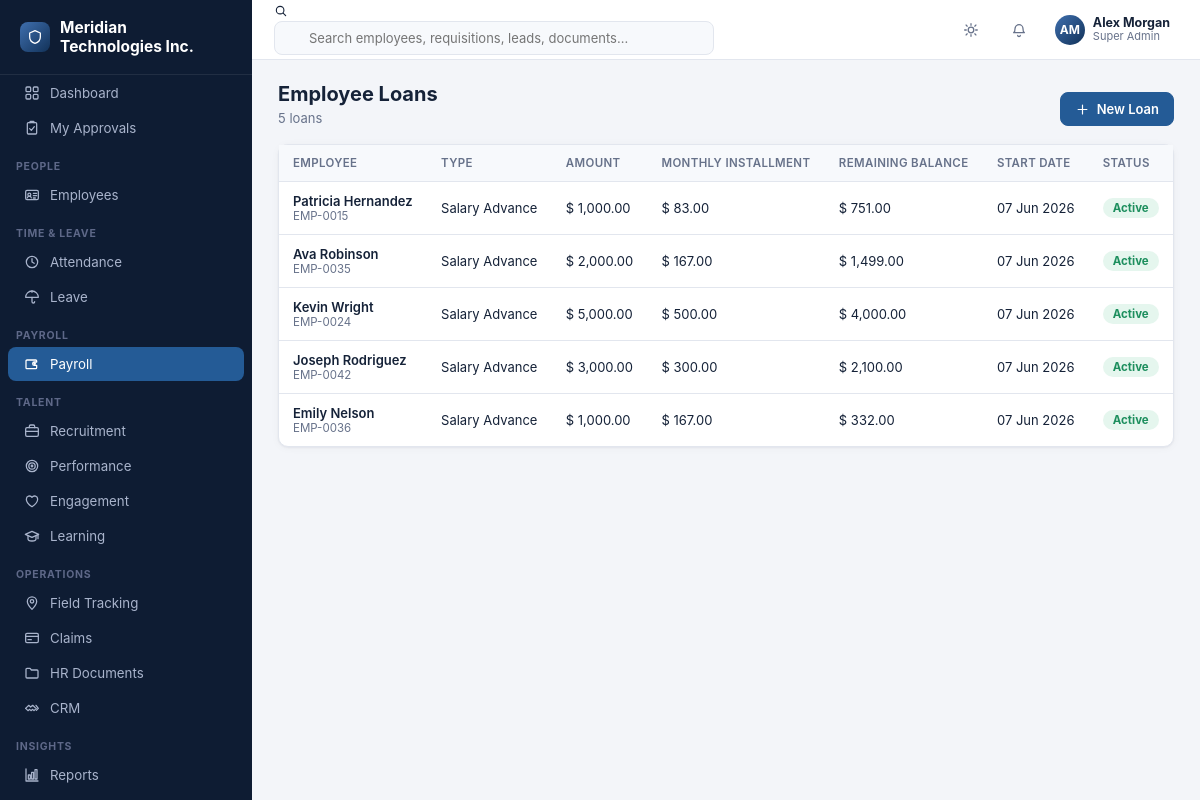
The app's page /payroll/loans (signed in) with its own data.
### tables this page shows
CREATE TABLE company_settings (
    id INTEGER PRIMARY KEY CHECK (id = 1),
    company_name TEXT NOT NULL DEFAULT 'Your Company',
    logo_path TEXT,
    address TEXT,
    city TEXT,
    state TEXT,
    country TEXT,
    pincode TEXT,
    phone TEXT,
    email TEXT,
    website TEXT,
    gstin TEXT,
    pan TEXT,
    currency_symbol TEXT NOT NULL DEFAULT '$',
    fiscal_year_start_month INTEGER NOT NULL DEFAULT 4,
    updated_at TEXT NOT NULL DEFAULT (datetime('now'))
);

CREATE TABLE users (
    id INTEGER PRIMARY KEY AUTOINCREMENT,
    username TEXT NOT NULL UNIQUE,
    password_hash TEXT NOT NULL,
    full_name TEXT NOT NULL,
    email TEXT,
    phone TEXT,
    role_id INTEGER NOT NULL REFERENCES roles(id),
    employee_id INTEGER REFERENCES employees(id),
    is_active INTEGER NOT NULL DEFAULT 1,
    last_login_at TEXT,
    created_at TEXT NOT NULL DEFAULT (datetime('now'))
);

CREATE TABLE roles (
    id INTEGER PRIMARY KEY AUTOINCREMENT,
    name TEXT NOT NULL UNIQUE,
    description TEXT,
    is_system INTEGER NOT NULL DEFAULT 0,
    created_at TEXT NOT NULL DEFAULT (datetime('now'))
);

CREATE TABLE loans (
    id INTEGER PRIMARY KEY AUTOINCREMENT,
    employee_id INTEGER NOT NULL REFERENCES employees(id) ON DELETE CASCADE,
    loan_type TEXT NOT NULL,
    amount REAL NOT NULL,
    monthly_installment REAL NOT NULL,
    start_date TEXT NOT NULL,
    remaining_balance REAL NOT NULL,
    status TEXT NOT NULL DEFAULT 'Active'
);

CREATE TABLE employees (
    id INTEGER PRIMARY KEY AUTOINCREMENT,
    employee_code TEXT NOT NULL UNIQUE,
    photo_path TEXT,
    first_name TEXT NOT NULL,
    last_name TEXT NOT NULL,
    gender TEXT,
    dob TEXT,
    marital_status TEXT,
    blood_group TEXT,
    personal_email TEXT,
    personal_phone TEXT,
    emergency_contact_name TEXT,
    emergency_contact_phone TEXT,

    department_id INTEGER REFERENCES departments(id),
    designation_id INTEGER REFERENCES designations(id),
    location_id INTEGER REFERENCES locations(id),
    reporting_manager_id INTEGER REFERENCES employees(id),
    employment_type TEXT NOT NULL DEFAULT 'Full-time',
    employment_status TEXT NOT NULL DEFAULT 'Active',
    date_of_joining TEXT,
    date_of_confirmation TEXT,
    date_of_exit TEXT,
    work_email TEXT,
    work_phone TEXT,

    current_address TEXT,
    permanent_address TEXT,
    city TEXT,
    state TEXT,
    country TEXT,
    pincode TEXT,

    bank_name TEXT,
    bank_account_no TEXT,
    bank_ifsc TEXT,
    pan_number TEXT,
    aadhaar_number TEXT,
    uan_number TEXT,
    pf_number TEXT,

    created_at TEXT NOT NULL DEFAULT (datetime('now')),
    updated_at TEXT NOT NULL DEFAULT (datetime('now')),
    created_by INTEGER REFERENCES users(id),
    is_deleted INTEGER NOT NULL DEFAULT 0
);

### blueprints/payroll.py (the view)
@bp.route("/loans")
@permission_required("payroll.loans.view_all")
def loans_list():
    rows = db.query(
        """SELECT l.*, e.employee_code, e.first_name, e.last_name
           FROM loans l JOIN employees e ON e.id = l.employee_id
           ORDER BY l.status='Active' DESC, l.start_date DESC"""
    )
    return render_template(
        "payroll/loans_list.html", rows=rows, can_create=has_permission("payroll.loans.create")
    )

### auth.py (called while the page is built, shortened)
def load_logged_in_user():
    user_id = session.get("user_id")
    if user_id is None:
        g.user = None
        g.permissions = set()
        g.employee = None
        return
    user = db.query(
        """SELECT u.*, r.name as role_name FROM users u
           JOIN roles r ON r.id = u.role_id WHERE u.id=? AND u.is_active=1""",
        (user_id,), one=True,
    )
    g.user = user
    if user is None:
        g.permissions = set()
        g.employee = None
        return
    if user["role_name"] == "Super Admin":
        g.permissions = {"*"}
    g.employee = None
    if user["employee_id"]:
        g.employee = db.query("SELECT * FROM employees WHERE id=?", (user["employee_id"],), one=True)

def has_permission(code):
    if g.get("user") is None:
        return False
    perms = g.get("permissions", set())
    if "*" in perms:
        return True
    return code in perms

def permission_required(code):
    def decorator(view):
        @functools.wraps(view)
        def wrapped(**kwargs):
            if g.user is None:
                return redirect(url_for("auth.login", next=request.path))
            if not has_permission(code):
                flash(f"You don't have permission to do this ({code}).", "error")
                return redirect(url_for("dashboard.index"))
            return view(**kwargs)
        return wrapped
    return decorator

### db.py (called while the page is built)
def get_db():
    if "db" not in g:
        os.makedirs(os.path.dirname(config.DB_PATH), exist_ok=True)
        g.db = sqlite3.connect(config.DB_PATH, detect_types=sqlite3.PARSE_DECLTYPES)
        g.db.row_factory = sqlite3.Row
        g.db.execute("PRAGMA foreign_keys = ON")
    return g.db

def query(sql, args=(), one=False):
    conn = get_db()
    cur = conn.execute(sql, args)
    rows = cur.fetchall()
    cur.close()
    if one:
        return rows[0] if rows else None
    return rows

### helpers.py (called while the page is built)
def money(value, symbol=None):
    try:
        value = float(value or 0)
    except (TypeError, ValueError):
        value = 0
    sym = symbol
    if sym is None:
        try:
            import db as _db
            row = _db.query("SELECT currency_symbol FROM company_settings WHERE id=1", one=True)
            sym = (row["currency_symbol"] if row else "$") + " "
        except Exception:
            sym = "$ "
    return f"{sym}{value:,.2f}"

### templates/payroll/loans_list.html (shortened to what this page needs)
{% extends "base.html" %}
{% import "partials/icons.html" as ic %}
{% block content %}
<div class="page-head">
  <div><h1>Employee Loans</h1><div class="sub">{{ rows|length }} loan{{ 's' if rows|length != 1 else '' }}</div></div>
  {% if can_create %}
  <a class="btn primary" href="{{ url_for('payroll.loan_new') }}">{{ ic.icon('plus',15) }} New Loan</a>
  {% endif %}
</div>
<div class="card">
  <div class="table-wrap">
    {% if rows %}
    <table class="dt">
      <thead><tr>
        <th>Employee</th><th>Type</th><th>Amount</th><th>Monthly Installment</th><th>Remaining Balance</th><th>Start Date</th><th>Status</th>
      </tr></thead>
      <tbody>
        {% for l in rows %}
        <tr>
          <td>
            <div style="font-weight:600">{{ l.first_name }} {{ l.last_name }}</div>
            <div class="text-muted" style="font-size:11.5px">{{ l.employee_code }}</div>
          </td>
          <td>{{ l.loan_type }}</td>
          <td>{{ l.amount|money }}</td>
          <td>{{ l.monthly_installment|money }}</td>
          <td>{{ l.remaining_balance|money }}</td>
          <td>{{ l.start_date|fmt_date }}</td>
          <td><span class="badge {{ status_badge_class(l.status) }}">{{ l.status }}</span></td>
        </tr>
        {% endfor %}
      </tbody>
    </table>
    {% else %}
    <div class="empty-state">
      <div class="ic">{{ ic.icon('credit-card', 34) }}</div>
      <p>No loans recorded yet.</p>
    </div>
    {% endif %}
  </div>
</div>
{% endblock %}

### templates/base.html (shortened to what this page needs)
<!doctype html>
<html lang="en">
<head>
<link rel="stylesheet" href="{{ url_for('static', filename='css/style.css') }}">
</head>
<body>
{% import "partials/icons.html" as ic %}
{% set ep = request.endpoint or '' %}
<div class="app">
  <aside class="sidebar" id="sidebar">
    <div class="sidebar-brand"><span class="logo-dot">{{ ic.icon('shield', 16) }}</span> <span>{{ company.company_name if company else 'Enterprise HR' }}</span></div>
    <nav>
      <div class="nav-item {{ 'active' if ep=='dashboard.index' }}" onclick="location.href='{{ url_for('dashboard.index') }}'">
        {{ ic.icon('grid') }} <span>Dashboard</span>
      </div>
      <div class="nav-item {{ 'active' if ep=='dashboard.my_approvals' }}" onclick="location.href='{{ url_for('dashboard.my_approvals') }}'">
        {{ ic.icon('clipboard-check') }} <span>My Approvals</span>
      </div>
      {% if has_permission('employees.employees.view') %}
      <div class="nav-section">People</div>
      <div class="nav-item {{ 'active' if ep.startswith('employees.') }}" onclick="location.href='{{ url_for('employees.list_view') }}'">{{ ic.icon('id-card') }} <span>Employees</span></div>
      {% endif %}
      {% if has_permission('attendance.attendance.view') %}
      <div class="nav-section">Time &amp; Leave</div>
      <div class="nav-item {{ 'active' if ep.startswith('attendance.') }}" onclick="location.href='{{ url_for('attendance.daily') }}'">{{ ic.icon('clock') }} <span>Attendance</span></div>
      {% endif %}
      {% if has_permission('leave.requests.view') %}
      <div class="nav-item {{ 'active' if ep.startswith('leave.') }}" onclick="location.href='{{ url_for('leave.requests_list') }}'">{{ ic.icon('umbrella') }} <span>Leave</span></div>
      {% endif %}
      {% if has_permission('payroll.payslips.view') or has_permission('payroll.runs.view') %}
      <div class="nav-section">Payroll</div>
      <div class="nav-item {{ 'active' if ep.startswith('payroll.') }}" onclick="location.href='{{ url_for('payroll.runs_list') }}'">{{ ic.icon('wallet') }} <span>Payroll</span></div>
      {% endif %}
      {% if has_permission('recruitment.requisitions.view') %}
      <div class="nav-section">Talent</div>
      <div class="nav-item {{ 'active' if ep.startswith('recruitment.') }}" onclick="location.href='{{ url_for('recruitment.requisitions_list') }}'">{{ ic.icon('briefcase') }} <span>Recruitment</span></div>
      {% endif %}
      {% if has_permission('performance.goals.view') %}
      <div class="nav-item {{ 'active' if ep.startswith('performance.') }}" onclick="location.href='{{ url_for('performance.cycles_list') }}'">{{ ic.icon('target') }} <span>Performance</span></div>
      {% endif %}
      {% if has_permission('engagement.surveys.view') %}
      <div class="nav-item {{ 'active' if ep.startswith('engagement.') }}" onclick="location.href='{{ url_for('engagement.surveys_list') }}'">{{ ic.icon('heart') }} <span>Engagement</span></div>
      {% endif %}
      {% if has_permission('learning.courses.view') %}
      <div class="nav-item {{ 'active' if ep.startswith('learning.') }}" onclick="location.href='{{ url_for('learning.courses_list') }}'">{{ ic.icon('graduation') }} <span>Learning</span></div>
      {% endif %}
      {% if has_permission('field.visits.view') %}
      <div class="nav-section">Operations</div>
      <div class="nav-item {{ 'active' if ep.startswith('field.') }}" onclick="location.href='{{ url_for('field.visits_list') }}'">{{ ic.icon('map-pin') }} <span>Field Tracking</span></div>
      {% endif %}
      {% if has_permission('claims.claims.view') %}
      <div class="nav-item {{ 'active' if ep.startswith('claims.') }}" onclick="location.href='{{ url_for('claims.claims_list') }}'">{{ ic.icon('credit-card') }} <span>Claims</span></div>
      {% endif %}
      {% if has_permission('documents.documents.view') %}
      <div class="nav-item {{ 'active' if ep.startswith('documents.') }}" onclick="location.href='{{ url_for('documents.list_view') }}'">{{ ic.icon('folder') }} <span>HR Documents</span></div>
      {% endif %}
      {% if has_permission('crm.customers.view') %}
      <div class="nav-item {{ 'active' if ep.startswith('crm.') }}" onclick="location.href='{{ url_for('crm.customers_list') }}'">{{ ic.icon('handshake') }} <span>CRM</span></div>
      {% endif %}
      {% if has_permission('reports.reports.view') %}
      <div class="nav-section">Insights</div>
      <div class="nav-item {{ 'active' if ep.startswith('reports.') }}" onclick="location.href='{{ url_for('reports.index') }}'">{{ ic.icon('chart') }} <span>Reports</span></div>
      {% endif %}
      <div class="nav-item {{ 'active' if ep.startswith('notifications.') }}" onclick="location.href='{{ url_for('notifications.index') }}'">{{ ic.icon('bell') }} <span>Notifications</span></div>
    </nav>
  </aside>
  <div class="main">
    <header class="topbar">
      <div class="search-box">
        {{ ic.icon('search', 14) }}
        <input type="text" placeholder="Search employees, requisitions, leads, documents..." oninput="onGlobalSearch(this)">
      </div>
      <div class="topbar-right">
        <button class="icon-btn" onclick="toggleTheme()" title="Toggle theme">{{ ic.icon('sun') }}</button>
        <div class="dropdown">
          <button class="icon-btn" data-dropdown-toggle title="Notifications">
            {{ ic.icon('bell') }}
          </button>
        </div>
        <div class="dropdown">
          <div class="user-chip" data-dropdown-toggle>
            <div class="avatar">{% if g.employee and g.employee.photo_path %}<img src="{{ url_for('static', filename='uploads/' + g.employee.photo_path) }}">{% else %}{{ (g.user.full_name if g.user else '??')|initials }}{% endif %}</div>
            <div style="display:flex;flex-direction:column;line-height:1.2">
              <span style="font-weight:650;font-size:12.5px">{{ g.user.full_name if g.user else 'Guest' }}</span>
              <span class="text-muted" style="font-size:11px">{{ g.user.role_name if g.user else '' }}</span>
            </div>
          </div>
        </div>
      </div>
    </header>
    <main class="content">
      {% block content %}{% endblock %}
    </main>
  </div>
</div>
</body>
</html>

### records on screen
company_settings: company_name "Meridian Technologies Inc."
users: full_name "AM", user "Alex Morgan"
roles: user "Super Admin"
loans: first_name "Patricia", last_name "Hernandez", employee_code "EMP-0015", loan_type "Salary Advance", amount "$ 1,000.00", monthly_installment "$ 83.00", remaining_balance "$ 751.00", start_date|fmt_date "07 Jun 2026", status "Active"
loans: first_name "Ava", last_name "Robinson", employee_code "EMP-0035", loan_type "Salary Advance", amount "$ 2,000.00", monthly_installment "$ 167.00", remaining_balance "$ 1,499.00", start_date|fmt_date "07 Jun 2026", status "Active"
loans: first_name "Kevin", last_name "Wright", employee_code "EMP-0024", loan_type "Salary Advance", amount "$ 5,000.00", monthly_installment "$ 500.00", remaining_balance "$ 4,000.00", start_date|fmt_date "07 Jun 2026", status "Active"
loans: first_name "Joseph", last_name "Rodriguez", employee_code "EMP-0042", loan_type "Salary Advance", amount "$ 3,000.00", monthly_installment "$ 300.00", remaining_balance "$ 2,100.00", start_date|fmt_date "07 Jun 2026", status "Active"
loans: first_name "Emily", last_name "Nelson", employee_code "EMP-0036", loan_type "Salary Advance", amount "$ 1,000.00", monthly_installment "$ 167.00", remaining_balance "$ 332.00", start_date|fmt_date "07 Jun 2026", status "Active"

### other values on screen
{{ rows|length }} "5"
{{ 's' if rows|length != 1 else '' }} "s"
